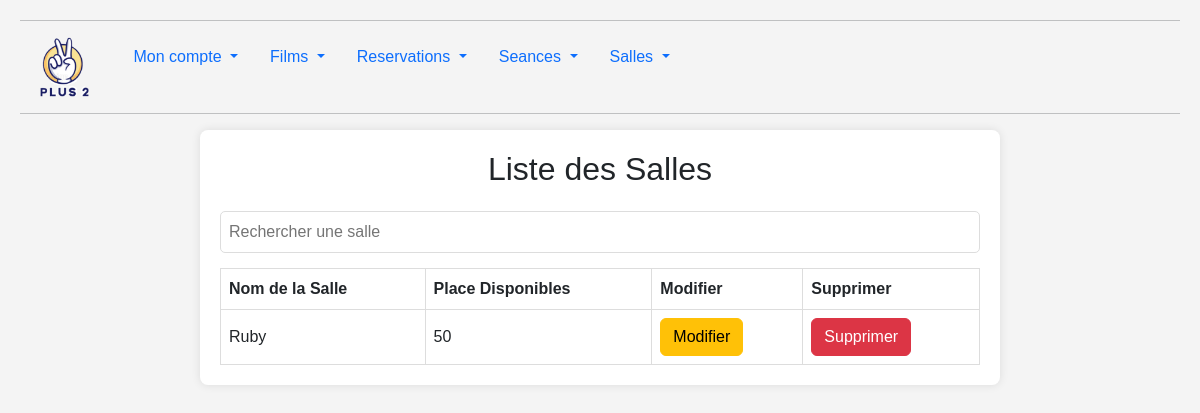
The app's page /vue/afficherSalle.php (signed in), older data.
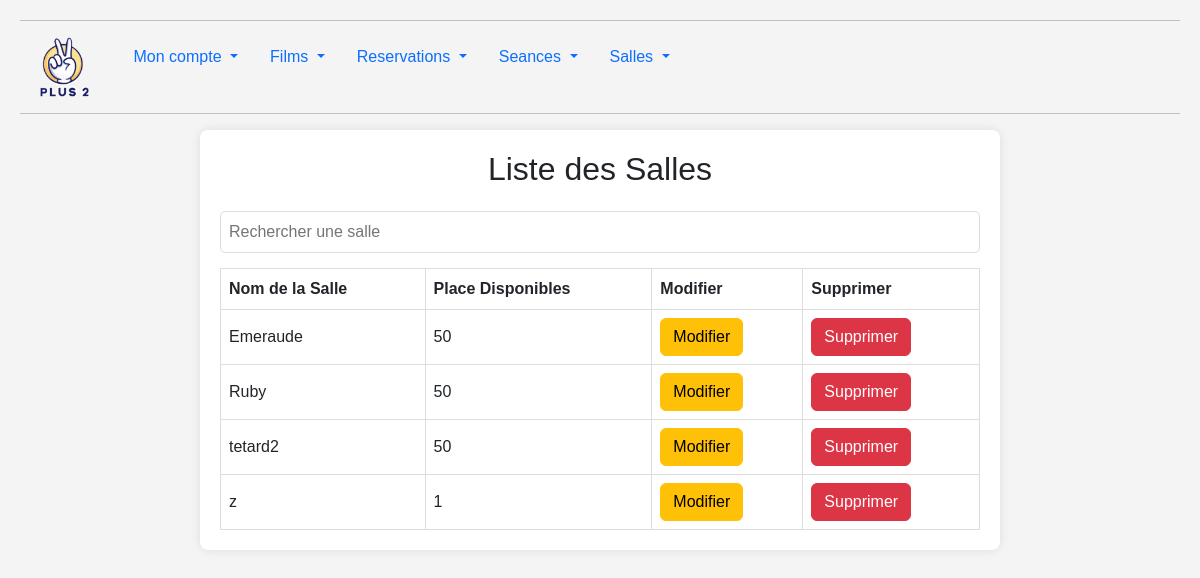
The same page, newer data.
### tables this page shows
CREATE TABLE `salle` (
  `id_salle` int(11) NOT NULL,
  `nom_salle` varchar(50) NOT NULL,
  `place_totale` int(11) NOT NULL
);

### src/repository/SalleRepo.php (called while the page is built, shortened)
<?php
class SalleRepo{
    private $bdd;
    public function __construct(){
        $this->bdd = new BDD();
    }
        public function afficherSalle(){
            $affiche="SELECT * FROM `salle` ORDER BY nom_salle ASC";
            $req=$this->bdd->getBdd()->prepare($affiche);
            $req->execute(
            );
            return $req->fetchall();
        }
}

### src/bdd/BDD.php (called while the page is built)
<?php
class BDD
{
    private $bdd;
    public function __construct()
    {
        $this->bdd = new PDO('mysql:host=localhost;dbname=rmr_cinema;charset=utf8', 'root','' );
    }
    public function getBdd()
    {
        return $this->bdd;
    }
}

### vue/afficherSalle.php (the view, shortened to what this page needs)
<?php
require_once '../src/bdd/Bdd.php';
require_once '../src/repository/SalleRepo.php';
$salleRepo = new SalleRepo();
$resultat = $salleRepo->afficherSalle();
?>
<!DOCTYPE html>
<html lang="fr">
<head>
    <link href="https://cdn.jsdelivr.net/npm/bootstrap@5.3.3/dist/css/bootstrap.min.css" rel="stylesheet">
</head>
<body>
<header>
    <hr>
    <menu class="nav">
        <li>
            <a class="navbar-brand" href="accueil.php"><img src="../assets/img/logoV2.jpg" style="height: 60px; margin-left: 20px;"></a>
            <button class="navbar-toggler" type="button" data-bs-toggle="collapse" data-bs-target="#navbarSupportedContent" aria-controls="navbarSupportedContent" aria-expanded="false" aria-label="Toggle navigation">
                <span class="navbar-toggler-icon"></span>
            </button>
        </li>
        <li class="nav-item dropdown">
            <a class="nav-link dropdown-toggle" href="#" role="button" data-bs-toggle="dropdown" aria-expanded="false">
                Mon compte
            </a>
        </li>
        <li class="nav-item dropdown">
            <a class="nav-link dropdown-toggle" href="#" role="button" data-bs-toggle="dropdown" aria-expanded="false">
                Films
            </a>
        </li>
        <li class="nav-item dropdown">
            <a class="nav-link dropdown-toggle" href="#" role="button" data-bs-toggle="dropdown" aria-expanded="false">
                Reservations
            </a>
        </li>
        <li class="nav-item dropdown">
            <a class="nav-link dropdown-toggle" href="#" role="button" data-bs-toggle="dropdown" aria-expanded="false">
                Seances
            </a>
        </li>
        <li class="nav-item dropdown">
            <a class="nav-link dropdown-toggle" href="#" role="button" data-bs-toggle="dropdown" aria-expanded="false">
                Salles
            </a>
        </li>
    </menu>
    <hr>
</header>
<div class="container">
    <div class="top-section">
        <h2>Liste des Salles</h2>
    </div>
    <input type="text" id="search" class="search-bar" onkeyup="filterSalle()" placeholder="Rechercher une salle">
    <table>
        <thead>
        <tr>
            <th>Nom de la Salle</th>
            <th>Place Disponibles</th>
            <th>Modifier</th>
            <th>Supprimer</th>
        </tr>
        </thead>
        <tbody>
        <?php foreach ($resultat as $salle): ?>
            <tr>
                <td><?= htmlspecialchars($salle['nom_salle']) ?></td>
                <td><?= $salle["place_totale"] ?></td>
                <td><a href='modifSalle.php?id=<?= $salle["id_salle"] ?>'><button type='button' class='btn btn-warning'>Modifier</button></a></td>
                <td><button type='button' class='btn btn-danger' onclick="confirmDelete(<?= $salle['id_salle'] ?>)">Supprimer</button></td>
            </tr>
        <?php endforeach; ?>
        </tbody>
    </table>
</div>
</body>
</html>

Row changes from the older to the newer data that the page shows:
added salle: nom_salle "Emeraude", place_totale "50"
added salle: nom_salle "tetard2", place_totale "50"
added salle: nom_salle "z", place_totale "1"
